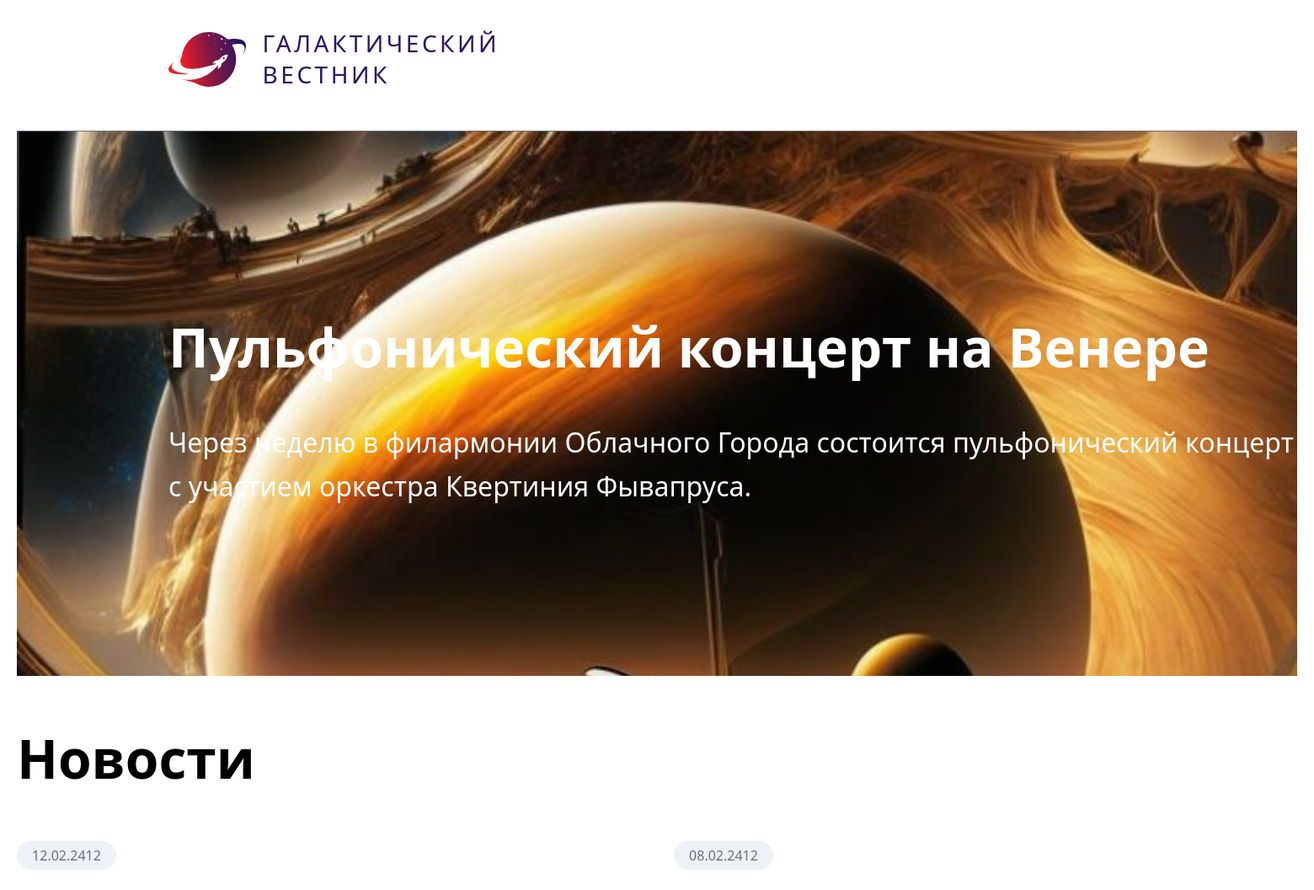
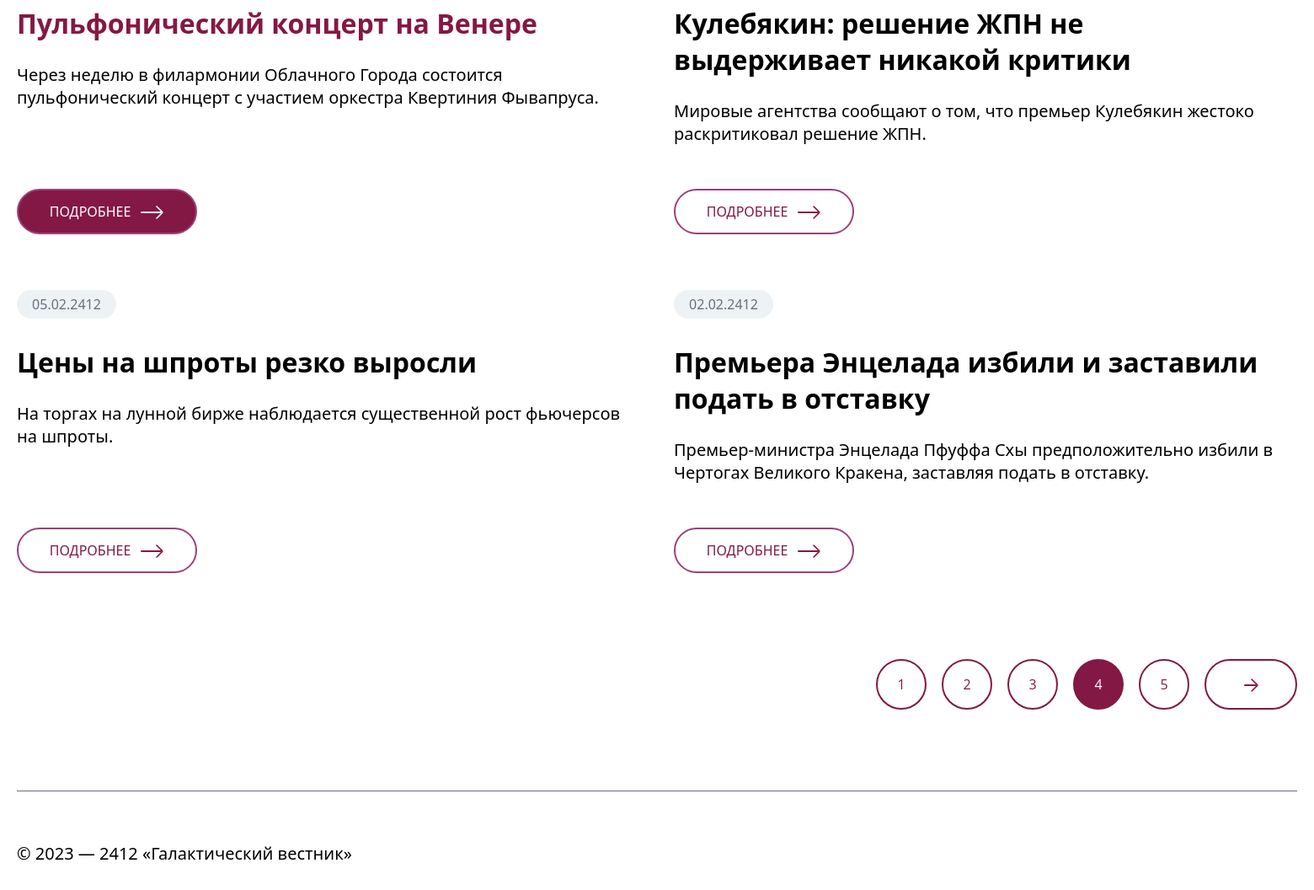
The app's page /index.php?page=4 with its own data (2 pictures, top to bottom).
### tables this page shows
CREATE TABLE `news` (
  `id` int(11) unsigned NOT NULL AUTO_INCREMENT,
  `date` datetime NULL DEFAULT NULL,
  `title` varchar(250) NOT NULL DEFAULT '',
  `announce` text NULL DEFAULT NULL,
  `content` text NULL DEFAULT NULL,
  `image` varchar(250) NOT NULL DEFAULT '',
  PRIMARY KEY (`id`),
  KEY `id` (`id`),

  KEY `idx_news_date` (`date`));

### app/Controllers/ControllerNews.php (called while the page is built, shortened)
<?php
class ControllerNews
{
    public static function pageIndex($pageId)
    {
        $limit = 4;
        $page = filter_var($pageId, FILTER_SANITIZE_NUMBER_INT) ?? 1;
        $offset = ($page * $limit) - $limit;
        $items = \app\Models\ModelNews::getRows($offset, $limit);
        $currentPage = $_GET['page'] ?? $currentPage = 1;
        $countPages = ceil(\app\Models\ModelNews::getCount() / $limit);
        $nextPage = $currentPage + 1;
        require dirname(dirname(__DIR__)) .'/Templates/template_index.php';
    }
}

### app/config.php (called while the page is built)
<?php
$host = "localhost";
$user = "root";
$pass = "root";
$db   = "workspace__test";

### app/DB.php (called while the page is built, shortened)
<?php
class DB
{
    private static $conn = null;
    public static function connect()
    {
        if (self::$conn === null) {
            require_once dirname(__DIR__) .'/app/config.php';
            self::$conn = new \mysqli($host,$user,$pass,$db);
            return self::$conn;
        }
        return self::$conn;
    }
}

### app/Models/ModelNews.php (called while the page is built, shortened)
<?php
class ModelNews
{
    public static function getCount()
    {
        $sql = mysqli_query(\app\DB::connect(), "SELECT COUNT(*) FROM `news`");
        $row = mysqli_fetch_row($sql);
        $totalNews = $row[0];
        return $totalNews;
    }
    public static function getRows($offset, $limit)
    {
        $items = mysqli_query(\app\DB::connect(), "SELECT * FROM `news` ORDER BY date DESC LIMIT $offset,$limit");
        return $items;
    }
}

### Templates/template_index.php (the view, shortened to what this page needs)
<!DOCTYPE html>
<html lang="ru">
<head>
    <link rel="stylesheet" href="css/style.css">
</head>
<body class="page__body">
    <header class="page-header">
        <div class="page-header__logo">
            <a class="page-header__link" href="index.php">
                <img src="img/logo.svg" width="93" height="66" alt="Логотип">
                <p class="logo-text">Галактический<br>вестник</p>
            </a>
        </div>
    </header>
    <main class="page-main">
        <div class="news">
            <div class="banner-news">
                <div class="banner-news__wrapper">
                    <div class="banner-news__content">
                        <h1 class="banner-news__title">asd</h1>
                        <p class="banner-news__text">asd</p>
                    </div>
                </div>
            </div>
            <section class="news-thumbnails">
                <div class="news-thumbnails__content">
                    <h1>Новости</h1>
                    <ul class="news-thumbnails__list">
                        <?php foreach ($items as $item) { ?>
                        <li class="news-thumbnails__item">
                            <div class="news-thumbnails__container">
                                <div class="news-thumbnails__date"><?= date_format(date_create($item["date"]), "d.m.Y") ?></div>
                                <h2 class="news-thumbnails__title"><?= $item["title"] ?></h2>
                                <div class="news-thumbnails__announce"><?= $item["announce"] ?></div>
                            </div>
                            <a href="index.php?search=<?= $item["id"] ?>" class="news-thumbnails__link">
                                <div class="news-thumbnails__link--block">
                                    <p class="news-thumbnails__link--text">Подробнее</p>
                                </div>
                            </a>
                        </li>
                        <?php } ?>
                    </ul>
                </div>
                <div class="pagination">
                    <ul class="pagination__list">
                        <?php for ($i = 1; $i <= $countPages; $i++) { ?>
                        <li class="pagination__item"><a class=pagination__link href=index.php?page=<?= $i ?>><?= $i ?></a></li>
                        <?php }; ?>
                        <li class="pagination__item <?= ($currentPage == $countPages) ? "visually-hidden" : ""; ?>"><a class=pagination__link href=index.php?page=<?= $nextPage ?>></a></li>
                    </ul>
                </div>
            </section>
        </div>
    </main>
    <footer class="page-footer">
        <div class="page-footer__content">© 2023 — 2412 «Галактический вестник»</div>
    </footer>
</body>
</html>

### css/style.css (style rules this page uses)
li { list-style: none; }
.page__body { display: flex; flex-direction: column; align-items: center; margin: 0; padding: 0; font-family: 'Segoe UI', Tahoma, Geneva, Verdana, sans-serif; }
.page-header { width: 1920px; height: 140px; }
.page-main { width: 1920px; }
.page-footer { display: flex; flex-direction: row; align-items: center; width: 1920px; }
.page-header { height: 155px; }
.page-header__logo { margin: 33px 0 33px 180px; }
.page-header__link { display: flex; flex-direction: row; align-items: center; justify-content: space-between; width: 390px; height: 74px; cursor: pointer; }
.logo-text { font-size: 28px; font-weight: 400; line-height: 1.32em; letter-spacing: 0.125em; text-transform: uppercase; color: #2C145E; margin-left: 20px; }
a { text-decoration: none; }
.page-header { border-bottom: 1px solid #6C6E7B; }
.news { margin: 0; padding: 0; }
.news h1 { font-size: 64px; font-weight: 600; line-height: 1.4em; }
.news h2 { font-size: 32px; }
.news .pagination__list { display: flex; flex-direction: row; align-items: flex-end; }
.pagination { display: flex; flex-direction: row-reverse; margin-top: 60px; margin-bottom: 80px; }
.pagination__item .pagination__link { display: flex; width: 56px; height: 56px; border-radius: 30px; background-color: white; color: #841844; border: 2px solid #841844; }
.pagination__item .pagination__link { display: flex; align-items: center; justify-content: center; width: 56px; height: 56px; border-radius: 30px; border-color: none; background-color: white; color: #841844; border: 2px solid #841844; font-family: 'Open Sans', sans-serif; }
.pagination__item:not(:first-child) { margin-left: 18px; }
.pagination__item:last-child .pagination__link { position: relative; width: 106px; }
.pagination__item:last-child .pagination__link::before { position: absolute; content: ''; width: 15px; height: 2px; background-color: #841844; right: 46px; top: 50%; border-radius: 2px; }
.pagination__item:last-child .pagination__link::after { content: ''; width: 10px; height: 10px; border-right: 2px solid #841844; border-top: 2px solid #841844; right: 46px; position: absolute; top: 52%; transform: translateY(-50%) rotate(45deg); border-radius: 2px; z-index: 100; }
.pagination__item--current .pagination__link { border: 2px solid #841844; color: #ffffff; background-color: #841844; }
.page-footer { width: 1520px; font-size: 20px; border-top: 1px solid #6C6E7B; }
.page-footer .page-footer__content { margin-top: 60px; margin-bottom: 30px; }
.banner-news__wrapper { margin-left: 180px; }
.banner-news { display: flex; flex-direction: row; align-items: center; height: 646px; background-image: url(../../task/images/bg-test.jpg); background-size: cover; background-position: center; color: #fff; font-size: 32px; font-weight: 400; line-height: 1.6em; }
.news-thumbnails { width: 1520px; margin: 0; padding: 0; margin-left: auto; margin-right: auto; }
.news-thumbnails__item { display: flex; flex-direction: column; justify-content: space-between; margin-bottom: 30px; min-height: 332px; }
.news-thumbnails__item:nth-child(2n+1) { grid-column: 1 / 2; }
.news-thumbnails__item--current .news-thumbnails__title { color: #841844; }
.news-thumbnails__link { display: flex; flex-direction: column; width: 210px; height: 50px; text-transform: uppercase; }
.news-thumbnails__link--block { display: flex; align-items: center; justify-content: center; position: relative; width: 210px; height: 50px; border: 2px solid #9B407A; border-radius: 50px; background-color: #FFFFFF; color: #841844; }
.news-thumbnails__link--block .news-thumbnails__link--text { padding-right: 40px; }
.news-thumbnails__item--current .news-thumbnails__link--block { background-color: #841844; color: #FFFFFF; }
.news-thumbnails__date { display: flex; align-items: center; justify-content: center; width: 118px; height: 34px; background-color: #ECF2F5; border-radius: 20px; margin-bottom: 30px; color: #6C6E7B; }
.news-thumbnails__announce { font-size: 20px; margin-bottom: 30px; }
.news-thumbnails__list { display: grid; grid-template-columns: repeat(2, 740px); gap: 40px; margin: 0; padding: 0; }
.news-thumbnails__container { width: 720px; }
@media (max-width: 1920px) { .page-header, .page-main, .page-footer { width: 1900px; } }
@media (min-width: 1520px) and (max-width: 1920px) { .page-header, .page-main, .page-footer { width: 1520px; } }

### records on screen
news: date "12.02.2412", title "Пульфонический концерт на Венере", announce "Через неделю в филармонии Облачного Города состоится пульфонический концерт с участием оркестра Квертиния Фывапруса."
news: date "08.02.2412", title "Кулебякин: решение ЖПН не выдерживает никакой критики", announce "Мировые агентства сообщают о том, что премьер Кулебякин жестоко раскритиковал решение ЖПН."
news: date "05.02.2412", title "Цены на шпроты резко выросли", announce "На торгах на лунной бирже наблюдается существенной рост фьючерсов на шпроты."
news: date "02.02.2412", title "Премьера Энцелада избили и заставили подать в отставку", announce "Премьер-министра Энцелада Пфуффа Схы предположительно избили в Чертогах Великого Кракена, заставляя подать в отставку."
